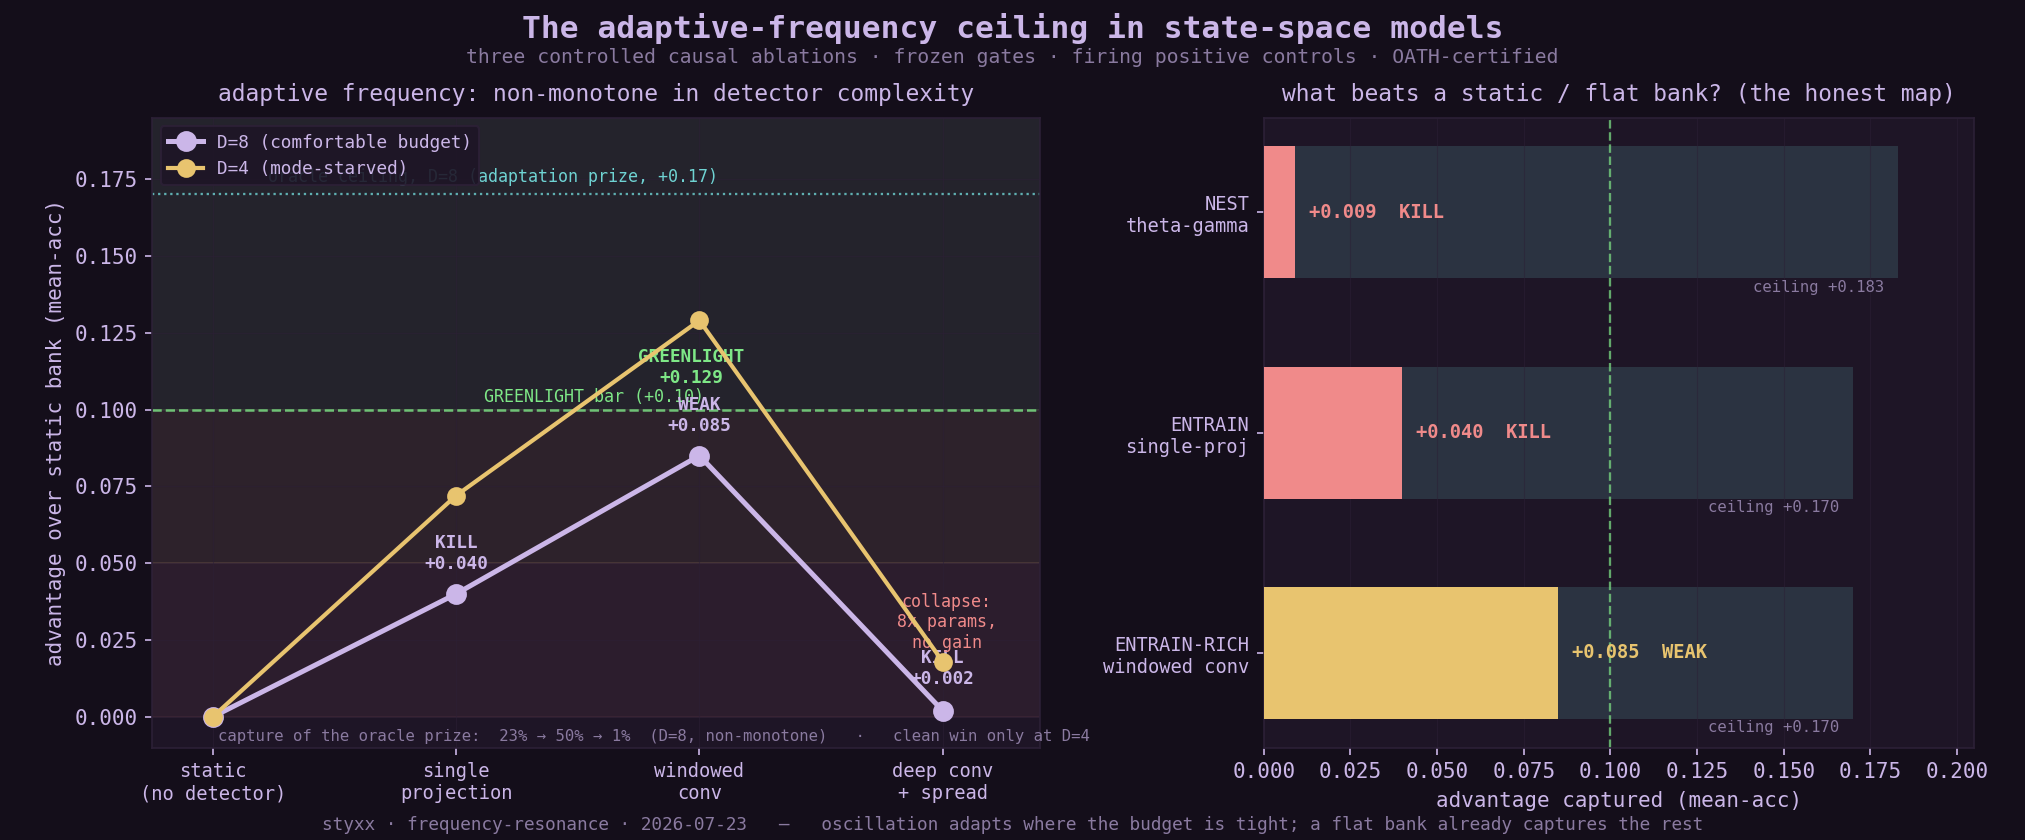

This figure's Python source:
# -*- coding: utf-8 -*-
"""Causal map of oscillation in state-space models. All numbers from the OATH-certified receipts:
entrainment_result.json, entrain_rich_result.json, nested_capacity_result.json."""
import matplotlib
matplotlib.use("Agg")
import matplotlib.pyplot as plt
from matplotlib.patches import Patch

BG = "#140e1a"; PANEL = "#1e1526"; LILAC = "#cbb6e8"; DIM = "#8a7aa0"
CYAN = "#6fd3d3"; GREEN = "#7ee787"; AMBER = "#e8c46f"; RED = "#f08a8a"; GRID = "#2c2036"
plt.rcParams.update({"font.family": "monospace", "text.color": LILAC, "axes.labelcolor": LILAC,
                     "xtick.color": LILAC, "ytick.color": LILAC, "axes.edgecolor": GRID,
                     "figure.facecolor": BG, "axes.facecolor": PANEL})

fig, (axL, axR) = plt.subplots(1, 2, figsize=(13.5, 5.6), gridspec_kw={"width_ratios": [1.25, 1]})
fig.suptitle("The adaptive-frequency ceiling in state-space models",
             fontsize=15, color=LILAC, weight="bold", y=0.985)
fig.text(0.5, 0.925, "three controlled causal ablations · frozen gates · firing positive controls · OATH-certified",
         ha="center", fontsize=9.5, color=DIM)

# ---- LEFT: adaptive-frequency dose-response (advantage over static vs detector complexity) ----
x = [0, 1, 2, 3]
xlabels = ["static\n(no detector)", "single\nprojection", "windowed\nconv", "deep conv\n+ spread"]
d8 = [0.0, 0.040, 0.085, 0.002]   # ENTRAIN D=8: KILL, WEAK(best), KILL -- NON-MONOTONE
d4 = [0.0, 0.072, 0.129, 0.018]   # D=4 (mode-starved): win at windowed conv, collapse at deep
orc8, orc4 = 0.170, 0.104         # oracle ceilings (adaptation prize)

axL.axhspan(0, 0.05, color=RED, alpha=0.07)
axL.axhspan(0.05, 0.10, color=AMBER, alpha=0.08)
axL.axhspan(0.10, 0.20, color=GREEN, alpha=0.07)
axL.axhline(0.10, color=GREEN, lw=1.2, ls="--", alpha=0.8)
axL.text(2.02, 0.104, "GREENLIGHT bar (+0.10)", color=GREEN, fontsize=8, va="center", ha="right")
axL.axhline(orc8, color=CYAN, lw=1.1, ls=":", alpha=0.8)
axL.text(1.15, orc8 + 0.004, "oracle ceiling, D=8 (adaptation prize, +0.17)", color=CYAN, fontsize=8, ha="center")

axL.plot(x, d8, "-o", color=LILAC, lw=2.4, ms=9, label="D=8 (comfortable budget)", zorder=5)
axL.plot(x, d4, "-o", color=AMBER, lw=2.0, ms=8, label="D=4 (mode-starved)", zorder=5)
for xi, yi, tag in zip(x, d8, ["", "KILL", "WEAK", "KILL"]):
    if tag:
        off = (0, 12) if xi != 3 else (0, 13)
        axL.annotate(f"{tag}\n+{yi:.3f}", (xi, yi), textcoords="offset points", xytext=off,
                     ha="center", fontsize=8.5, color=LILAC, weight="bold")
axL.annotate("GREENLIGHT\n+0.129", (2, 0.129), textcoords="offset points", xytext=(-4, -30),
             ha="center", fontsize=8.5, color=GREEN, weight="bold")
axL.annotate("collapse:\n8x params,\nno gain", (3, 0.002), textcoords="offset points", xytext=(2, 30),
             ha="center", fontsize=8, color=RED)
axL.set_xticks(x); axL.set_xticklabels(xlabels, fontsize=9)
axL.set_ylim(-0.01, 0.195); axL.set_xlim(-0.25, 3.4)
axL.set_ylabel("advantage over static bank (mean-acc)", fontsize=10)
axL.set_title("adaptive frequency: non-monotone in detector complexity", fontsize=11, color=LILAC, pad=8)
axL.text(0.02, -0.008, "capture of the oracle prize:  23% → 50% → 1%  (D=8, non-monotone)   ·   clean win only at D=4",
         transform=axL.transData, fontsize=7.5, color=DIM)
axL.legend(loc="upper left", facecolor=PANEL, edgecolor=GRID, fontsize=8.5, framealpha=0.9)
for s in axL.spines.values():
    s.set_color(GRID)
axL.grid(True, color=GRID, lw=0.5, alpha=0.5)

# ---- RIGHT: the three primitives, advantage vs their positive-control ceiling ----
prims = ["NEST\ntheta-gamma", "ENTRAIN\nsingle-proj", "ENTRAIN-RICH\nwindowed conv"]
adv = [0.009, 0.040, 0.085]
ceil = [0.183, 0.170, 0.170]           # positive-control ceilings (wide headroom / oracle)
verd = ["KILL", "KILL", "WEAK"]
vcol = [RED, RED, AMBER]
y = range(len(prims))
axR.barh(list(y), ceil, color=CYAN, alpha=0.16, height=0.6, label="positive-control ceiling")
for yi, (a, c, v, col) in enumerate(zip(adv, ceil, verd, vcol)):
    axR.barh(yi, a, color=col, height=0.6, zorder=4)
    axR.text(a + 0.004, yi, f"+{a:.3f}  {v}", va="center", fontsize=9, color=col, weight="bold")
    axR.text(c - 0.004, yi + 0.34, f"ceiling +{c:.3f}", va="center", ha="right", fontsize=7.5, color=DIM)
axR.axvline(0.10, color=GREEN, lw=1.1, ls="--", alpha=0.7)
axR.set_yticks(list(y)); axR.set_yticklabels(prims, fontsize=9)
axR.set_xlim(0, 0.205); axR.set_xlabel("advantage captured (mean-acc)", fontsize=10)
axR.set_title("what beats a static / flat bank? (the honest map)", fontsize=11, color=LILAC, pad=8)
axR.text(0.005, 2.92, "attention dominates raw capacity throughout (mean 0.98 vs ≤0.58 recurrent)",
         fontsize=8, color=DIM)
for s in axR.spines.values():
    s.set_color(GRID)
axR.grid(True, axis="x", color=GRID, lw=0.5, alpha=0.5)
axR.invert_yaxis()

fig.text(0.5, 0.012, "styxx · frequency-resonance · 2026-07-23   —   oscillation adapts where the budget is tight; a flat bank already captures the rest",
         ha="center", fontsize=8.5, color=DIM)
plt.subplots_adjust(left=0.075, right=0.975, top=0.86, bottom=0.11, wspace=0.28)
plt.savefig("fig_adaptation_map.png", dpi=150, facecolor=BG)
print("wrote fig_adaptation_map.png")
